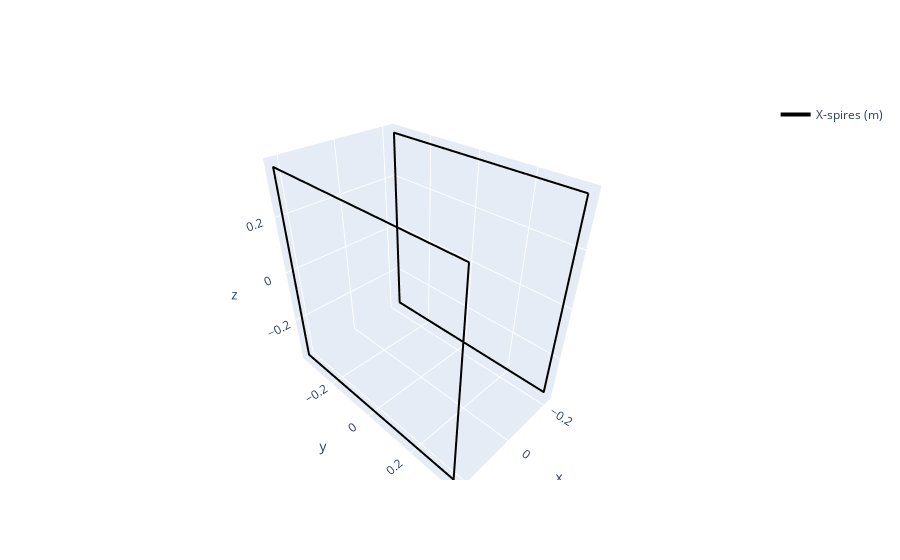

Notebook cell for this chart:
### Code cell
f0 = None
f0 = hplot.plot_spires(f0, spires_x_sq, color='black', row=None, col=None)

# Plot the square spires
f0.show()

### Figure 1 — Plotly figure (JSON) as saved in the notebook; plotly's stock layout.template omitted (floating-point values rounded to 4 significant figures; data arrays with more than 128 entries replaced by an {"elided": "..."} marker saying what was removed)
{"data": [{"legendgroup": "X-spires (m)", "line": {"color": "black", "width": 4}, "mode": "lines", "name": "X-spires (m)", "showlegend": true, "type": "scatter3d", "x": {"elided": "400 float values"}, "y": {"elided": "400 float values"}, "z": {"elided": "400 float values"}}, {"legendgroup": "X-spires (m)", "line": {"color": "black", "width": 4}, "mode": "lines", "showlegend": false, "type": "scatter3d", "x": {"elided": "400 float values"}, "y": {"elided": "400 float values"}, "z": {"elided": "400 float values"}}], "layout": {}}
